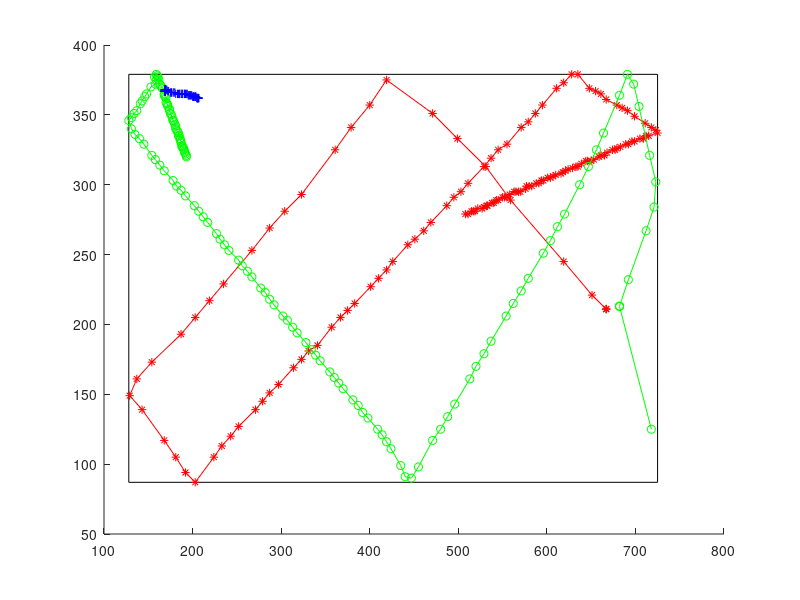

Write MATLAB code to recreate this figure.
Xr=[667 667 667 651 619 559 531 499 471 419 400 379 361 323 304 287 267 235 219 203 187 154 137 129 143 168 181 192 203 224 233 243 252 271 279 287 297 314 323 331 341 357 367 375 383 401 410 419 426 443 451 461 469 487 495 503 511 529 537 545 555 571 579 587 595 611 619 628 635 648 655 661 667 679 685 691 699 711 718 723 725 715 712 709 705 699 696 692 689 683 679 677 674 668 665 661 659 653 650 646 644 639 635 633 629 624 621 618 616 610 607 604 601 596 594 591 588 583 580 577 576 570 568 565 563 558 555 552 550 545 543 540 538 533 532 529 527 522 519 517 515 511 508
]; 
Yr=[269 269 269 259 235 191 167 147 129 105 123 139 155 187 199 211 227 251 263 275 287 307 319 331 341 363 375 386 393 375 367 360 353 341 335 329 323 311 305 299 295 282 275 270 265 253 247 241 235 223 219 213 207 195 189 185 179 167 161 155 151 139 135 129 123 111 107 101 101 111 113 115 119 123 125 127 131 136 139 141 143 145 145 147 147 149 149 151 151 153 154 155 155 157 159 159 160 162 163 163 163 165 167 167 168 169 170 171 172 173 174 175 175 177 177 179 179 181 181 181 183 185 185 185 185 187 189 189 189 191 191 193 193 195 195 196 197 197 199 199 199 201 201
]; 
Xy=[718 NaN NaN 682 692 712 721 723 716 704 698 691 682 664 656 647 637 620 612 604 596 579 571 562 554 537 529 520 513 496 488 480 471 455 447 440 435 424 419 414 409 398 392 387 381 370 365 360 355 344 339 334 328 318 313 307 302 292 287 282 277 267 262 256 252 241 236 231 227 217 212 207 202 192 187 182 178 168 163 158 154 145 140 135 131 128 131 134 137 141 143 146 148 153 158 159 157 159 160 161 162 163 164 165 166 168 168 169 170 170 171 172 172 174 174 175 176 177 178 178 179 180 181 181 182 183 184 184 185 186 186 187 187 188 188 189 190 190 191 191 192 193 193
]; 
Yy=[355 NaN NaN 267 248 213 196 178 159 124 108 101 116 143 155 167 180 201 210 220 229 247 256 265 274 292 301 310 319 337 346 355 363 382 390 389 381 369 364 359 355 347 343 338 334 326 322 318 314 306 302 298 293 286 282 277 274 266 262 257 254 246 242 238 234 227 223 219 215 207 203 199 195 188 184 181 177 170 166 162 159 151 147 144 140 134 132 129 127 122 120 117 115 110 108 105 103 101 102 103 105 108 109 110 111 115 116 117 118 121 122 123 124 126 127 129 130 132 134 134 135 137 138 140 141 142 143 145 145 147 148 149 150 152 153 153 154 155 156 157 158 159 160
]; 
Xw=[169 169 169 169 169 169 169 169 169 169 169 169 169 169 169 169 169 169 169 169 169 169 169 169 169 169 169 169 169 169 169 169 169 169 169 169 169 169 169 169 169 169 169 169 169 169 169 169 169 169 169 169 169 169 169 169 169 169 169 169 169 169 169 169 169 169 169 169 169 169 169 169 169 169 169 169 169 169 169 169 169 169 169 169 169 169 169 169 169 169 169 169 169 170 169 171 172 173 175 176 176 178 179 180 181 183 184 185 185 187 188 188 189 191 191 192 193 194 195 196 196 197 198 198 199 200 201 201 201 202 203 203 203 204 205 205 205 206 206 206 206 207 207
]; 
Yw=[113 113 113 113 113 113 113 113 113 113 113 113 113 113 113 113 113 113 113 113 113 113 113 113 113 113 113 113 113 113 113 113 113 113 113 113 113 113 113 113 113 113 113 113 113 113 113 113 113 113 113 113 113 113 113 113 113 113 113 113 113 113 113 113 113 113 113 113 113 113 113 113 113 113 113 113 113 113 113 113 112 112 112 112 112 112 112 112 112 112 112 112 112 112 112 112 113 113 114 114 114 114 114 114 115 115 115 115 115 115 115 115 115 115 115 115 115 115 116 116 116 116 116 116 116 117 117 117 117 117 117 117 117 117 118 118 118 118 118 118 118 118 118
];

%PARTIE 1
    
Xr = fillmissing(Xr,'next');% fillmissing replaces NaN values
Yr = fillmissing(Yr,'next');% 'next' tells to replace with the next non-Nan value
Xy = fillmissing(Xy,'next');
Yy = fillmissing(Yy,'next');
Xw = fillmissing(Xw,'next');
Yw = fillmissing(Yw,'next');

% Invert of Y-values because of non-equivalence between
% 0-Matlab and 0-Labview

Yrinvert = 480-Yr;
Yyinvert = 480-Yy;
Ywinvert = 480-Yw;

% Find the min. value of the x

minXr = min(Xr);
minXy = min(Xy);
minXw = min(Xw);
minX = min([minXr minXy minXw]);

% Find the max. value of the x

maxXr = max(Xr);
maxXy = max(Xy);
maxXw = max(Xw);
maxX = max([maxXr maxXy maxXw]);

% Find the min. value of inverted y

minYrinvert = min(Yrinvert);
minYyinvert = min(Yyinvert);
minYwinvert = min(Ywinvert);
minYinvert = min([minYrinvert minYyinvert minYwinvert]);

% Find the max. value of inverted y

maxYrinvert = max(Yrinvert);
maxYyinvert = max(Yyinvert);
maxYwinvert = max(Ywinvert);
maxYinvert = max([maxYrinvert maxYyinvert maxYwinvert]);

% Define the length and the width

length_rectangle = maxX-minX;
width_rectangle = maxYinvert-minYinvert;

% Create a rectangle with these length and width value

rectangle('Position',[minX minYinvert length_rectangle width_rectangle])

hold on %keep every next plot on the same plot

% Create 3 plots for the coordonates r-y-w

plot(Xr,Yrinvert,'r-*')
plot(Xy,Yyinvert, 'g-o')
plot(Xw,Ywinvert,'b-+')

hold off;




